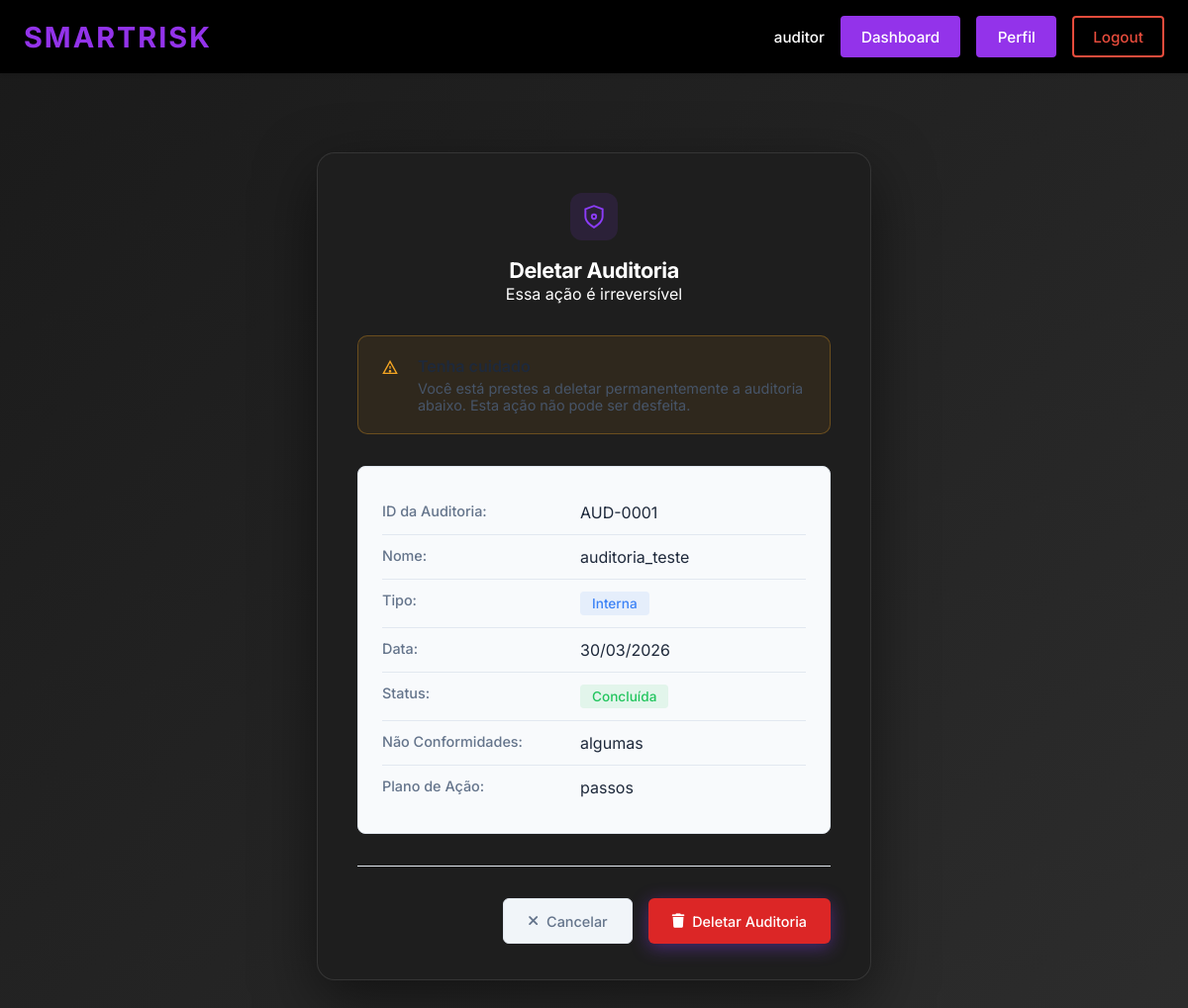
/deletar_auditoria/1/ (signed in), run on the app's committed database.
### ismsapp/models.py (models this page shows, shortened)
class Auditoria(models.Model):
    class TipoAuditoria(models.TextChoices):
        INTERNA = "interna", "Interna"
        EXTERNA = "externa", "Externa"
    class StatusAuditoria(models.TextChoices):
        PENDENTE = "pendente", "Pendente"
        CONCLUIDA = "concluida", "Concluída"
    """Type of audit: internal or external."""
    tipo_auditoria = models.CharField(
        max_length=20,
        choices=TipoAuditoria.choices,
        help_text="Tipo de auditoria realizada: interna ou externa."
    )
    """Name or ID of the audit (e.g., 'AUD-2023-001')."""
    nome = models.CharField(
        max_length=255,
        help_text="Nome ou ID da auditoria (ex: 'AUD-2023-001')."
    )
    """Date when the audit was conducted."""
    data_auditoria = models.DateField(
        help_text="Data em que a auditoria foi realizada."
    )
    """Whether non-conformities were identified during the audit."""
    nao_conformidades_identificadas = models.BooleanField(
        default=False,
        help_text="Indica se foram identificadas não conformidades durante a auditoria."
    )
    """Description of non-conformities found (if any)."""
    nao_conformidades = models.TextField(
        blank=True,
        help_text="Descrição dos achados e não conformidades identificadas (se houver)."
    )
    """Remediation/action plan to address identified non-conformities."""
    plano_acao = models.TextField(
        blank=True,
        help_text="Planos de ação para remediação das não conformidades."
    )
    """Current status of the audit."""
    status = models.CharField(
        max_length=20,
        choices=StatusAuditoria.choices,
        default=StatusAuditoria.PENDENTE,
        help_text="Status atual da auditoria."
    )
    """User who registered this audit."""
    registrado_por = models.ForeignKey(
        User,
        on_delete=models.SET_NULL,
        null=True,
        blank=True,
        related_name="auditorias_registradas",
        help_text="Usuário que registrou esta auditoria."
    )
    """Timestamp when this audit was registered."""
    data_registro = models.DateTimeField(
        auto_now_add=True,
        help_text="Data e hora do registro da auditoria no sistema."
    )
    """Timestamp of the last update to this audit."""
    data_atualizacao = models.DateTimeField(
        auto_now=True,
        help_text="Data e hora da última atualização da auditoria."
    )
    class Meta:
        verbose_name = "Auditoria"
        verbose_name_plural = "Auditorias"
        ordering = ["-data_auditoria"]

### ismsapp/views.py (the view, shortened to what this page needs)
# urls.py: path("deletar_auditoria/<int:auditoria_id>/", views.DeleteAuditoriaView.as_view(), name="deletar_auditoria"),
class DeleteAuditoriaView(View):
    template_name = "ismsapp/deletar_auditoria.html"
    def _check_permission(self, user):
        if not user.is_authenticated:
            return False
        user_profile = getattr(user, 'profile', None)
        if not user_profile:
            return False
        return user_profile.actor_type == UserProfile.Actor.AUDITOR
    @method_decorator(login_required(login_url="login"))
    def get(self, request, auditoria_id=None, *args, **kwargs):
        if not self._check_permission(request.user):
            return redirect('dashboard')
        from .models import Auditoria
        if not auditoria_id:
            return redirect('lista_auditorias')
        try:
            auditoria = Auditoria.objects.get(id=auditoria_id)
        except Auditoria.DoesNotExist:
            messages.error(request, "Auditoria não encontrada.")
            return redirect('lista_auditorias')
        contexto = {
            'auditoria': auditoria,
            'auditoria_id': auditoria_id,
        }
        return render(request, self.template_name, contexto)

### ismsapp/templates/ismsapp/deletar_auditoria.html (shortened to what this page needs)
{% extends "ismsapp/base.html" %}
{% load static %}
{% block extra_css %}
    <link href="{% static 'css/ismsapp/identificacao_riscos.css' %}" rel="stylesheet">
    <link href="https://cdnjs.cloudflare.com/ajax/libs/font-awesome/6.4.0/css/all.min.css" rel="stylesheet">
{% endblock %}
{% block content %}
    <div class="page">
        <form method="post" action="" class="card">
            <div class="card-header">
                <div class="shield-wrap">
                    <svg width="26" height="26" viewBox="0 0 24 24" fill="none" stroke="#8b3cf7" stroke-width="1.8">
                        <path d="M12 22s8-4 8-10V5l-8-3-8 3v7c0 6 8 10 8 10z"/>
                        <circle cx="12" cy="12" r="2"/>
                    </svg>
                </div>
                <div>
                    <h1 class="card-title">Deletar Auditoria</h1>
                    <p class="card-description">Essa ação é irreversível</p>
                </div>
            </div>
            <div class="warning-box">
                <span class="warning-icon">
                    <svg width="16" height="16" viewBox="0 0 24 24" fill="none" stroke="currentColor" stroke-width="2">
                        <path d="M12 2L2 20h20L12 2z"/>
                        <line x1="12" y1="9" x2="12" y2="13"/>
                        <circle cx="12" cy="17" r="1"/>
                    </svg>
                </span>
                <div>
                    <p class="warning-title">Tenha cuidado</p>
                    <p class="warning-text">Você está prestes a deletar permanentemente a auditoria abaixo. Esta ação não pode ser desfeita.</p>
                </div>
            </div>
            <div class="threat-details">
                <div class="detail-row">
                    <span class="detail-label">ID da Auditoria:</span>
                    <span class="detail-value">AUD-{{ auditoria.id|stringformat:"04d" }}</span>
                </div>
                <div class="detail-row">
                    <span class="detail-label">Nome:</span>
                    <span class="detail-value">{{ auditoria.nome }}</span>
                </div>
                <div class="detail-row">
                    <span class="detail-label">Tipo:</span>
                    <span class="detail-value">
                        <span class="type-badge type-{{ auditoria.tipo_auditoria }}">
                            {{ auditoria.get_tipo_auditoria_display }}
                        </span>
                    </span>
                </div>
                <div class="detail-row">
                    <span class="detail-label">Data:</span>
                    <span class="detail-value">{{ auditoria.data_auditoria|date:"d/m/Y" }}</span>
                </div>
                <div class="detail-row">
                    <span class="detail-label">Status:</span>
                    <span class="detail-value">
                        <span class="status-badge status-{{ auditoria.status }}">
                            {{ auditoria.get_status_display }}
                        </span>
                    </span>
                </div>
                {% if auditoria.nao_conformidades %}
                    <div class="detail-row">
                        <span class="detail-label">Não Conformidades:</span>
                        <span class="detail-value">{{ auditoria.nao_conformidades }}</span>
                    </div>
                {% endif %}
                {% if auditoria.plano_acao %}
                    <div class="detail-row">
                        <span class="detail-label">Plano de Ação:</span>
                        <span class="detail-value">{{ auditoria.plano_acao }}</span>
                    </div>
                {% endif %}
            </div>
            <div class="form-buttons">
                <a href="{% url 'lista_auditorias' %}" class="btn btn-cancel">
                    <i class="fas fa-times"></i> Cancelar
                </a>
                <button type="submit" class="btn btn-confirm btn-danger">
                    <i class="fas fa-trash"></i> Deletar Auditoria
                </button>
            </div>
        </form>
    </div>
{% endblock %}

### ismsapp/templates/ismsapp/base.html (shortened to what this page needs)
{% load static %}
<!DOCTYPE html>
<html lang="en">
<head>
    <link rel="stylesheet" href="{% static 'css/ismsapp/header.css' %}">
    {% block extra_css %}{% endblock %}
</head>
<body>
    <header class="isms-header">
        <div class="header-container">
            <a href="{% url 'home' %}" class="header-logo">
                <span class="logo-text">SmartRisk</span>
            </a>
            <nav class="header-nav">
                {% if user.is_authenticated %}
                    <div class="nav-user">
                        <span class="username">{{ user.username }}</span>
                        <a href="{% url 'dashboard' %}" class="nav-button dashboard-button">
                            Dashboard
                        </a>
                        <a href="{% url 'profile' %}" class="nav-button profile-button">
                            Perfil
                        </a>
                        <a href="{% url 'logout' %}" class="nav-button logout-button">
                            Logout
                        </a>
                    </div>
                {% endif %}
            </nav>
        </div>
    </header>
    <main class="main-content">
        {% block content %}{% endblock %}
    </main>
</body>
</html>

### ismsapp/static/css/ismsapp/header.css (style rules this page uses)
.isms-header { background-color: #000000; color: white; padding: 1rem 0; box-shadow: 0 2px 4px rgba(0, 0, 0, 0.1); position: sticky; top: 0; z-index: 100; }
.header-container { max-width: 1200px; margin: 0 auto; padding: 0 1.5rem; display: flex; justify-content: space-between; align-items: center; }
.header-logo { text-decoration: none; color: white; display: flex; align-items: center; gap: 0.5rem; }
.logo-text { font-size: 1.8rem; font-weight: 700; letter-spacing: 2px; color: #9333ea; text-transform: uppercase; transition: color 0.3s ease; }
.header-nav { display: flex; align-items: center; gap: 1rem; }
.nav-user, .nav-auth { display: flex; align-items: center; gap: 1rem; }
.username { font-size: 0.95rem; color: #ffffff; font-weight: 500; padding: 0; background-color: transparent; }
.nav-button { padding: 0.6rem 1.2rem; border-radius: 4px; text-decoration: none; font-size: 0.95rem; font-weight: 500; transition: all 0.3s ease; cursor: pointer; border: none; display: inline-block; }
.profile-button { background-color: #9333ea; color: white; border: 2px solid #9333ea; }
.dashboard-button { background-color: #9333ea; color: white; border: 2px solid #9333ea; }
.logout-button { background-color: transparent; color: #e74c3c; border: 2px solid #e74c3c; }
.main-content { max-width: 1200px; margin: 2rem auto; padding: 0 1.5rem; }

### ismsapp/static/css/ismsapp/identificacao_riscos.css (style rules this page uses)
*, *::before, *::after { box-sizing: border-box; margin: 0; padding: 0; }
:root { --bg-page: #1a1a1a; --bg-card: #1e1e1e; --bg-guide: rgba(30, 30, 30, 0.7); --bg-btn: rgba(255, 255, 255, 0.08); --bg-btn-hover: rgba(255, 255, 255, 0.12); --purple: #9333ea; --purple-hover: #a855f7; --purple-border: #b366ff; --border: rgba(255, 255, 255, 0.15); --border-soft: rgba(255, 255, 255, 0.1); --text-primary: #ffffff; --text-secondary: #b0b0b0; --text-muted: #808080; }
html, body { min-height: 100vh; background: linear-gradient(135deg, #1a1a1a 0%, #2d2d2d 100%); font-family: 'Inter', sans-serif; color: var(--text-primary); }
.page { min-height: 100vh; display: flex; flex-direction: column; align-items: center; justify-content: flex-start; padding: 3rem 1rem 5rem; }
.card { background: var(--bg-card); border: 1px solid var(--border-soft); border-radius: 18px; padding: 2.5rem 2.5rem 2.25rem; width: 100%; max-width: 560px; box-shadow: 0 20px 60px rgba(0,0,0,0.5); animation: fadeUp .4s ease both; }
.card-header { text-align: center; margin-bottom: 2rem; }
.shield-wrap { width: 48px; height: 48px; background: rgba(139,60,247,0.12); border-radius: 12px; display: flex; align-items: center; justify-content: center; margin: 0 auto 1rem; }
.card-title { font-size: 1.35rem; font-weight: 700; color: var(--text-primary); letter-spacing: -0.02em; line-height: 1.3; }
.btn-cancel { background: none; border: none; color: var(--text-secondary); font-family: 'Inter', sans-serif; font-size: .9rem; font-weight: 500; cursor: pointer; padding: 0; text-decoration: none; transition: color .14s; }
.btn-confirm { display: flex; align-items: center; gap: .5rem; background: var(--purple); border: none; border-radius: 10px; color: #fff; font-family: 'Inter', sans-serif; font-size: .9rem; font-weight: 600; padding: 0 1.4rem; height: 46px; cursor: pointer; box-shadow: 0 4px 18px rgba(139,60,247,.4); transition: background .14s, box-shadow .14s, transform .1s; }
.form-buttons { display: flex; gap: 1rem; margin-top: 2rem; justify-content: center; }
.btn { padding: 0.75rem 1.5rem; font-size: 0.9rem; font-weight: 600; border: none; border-radius: 10px; cursor: pointer; transition: all 0.2s ease; text-decoration: none; display: flex; align-items: center; justify-content: center; gap: 0.5rem; height: 46px; }

### data on the page
Auditoria: id "0001", nome "auditoria_teste", tipo_auditoria "Interna", data_auditoria "30/03/2026", status "Concluída", nao_conformidades "algumas", plano_acao "passos"

### other printed values
{{ user.username }} "auditor"
